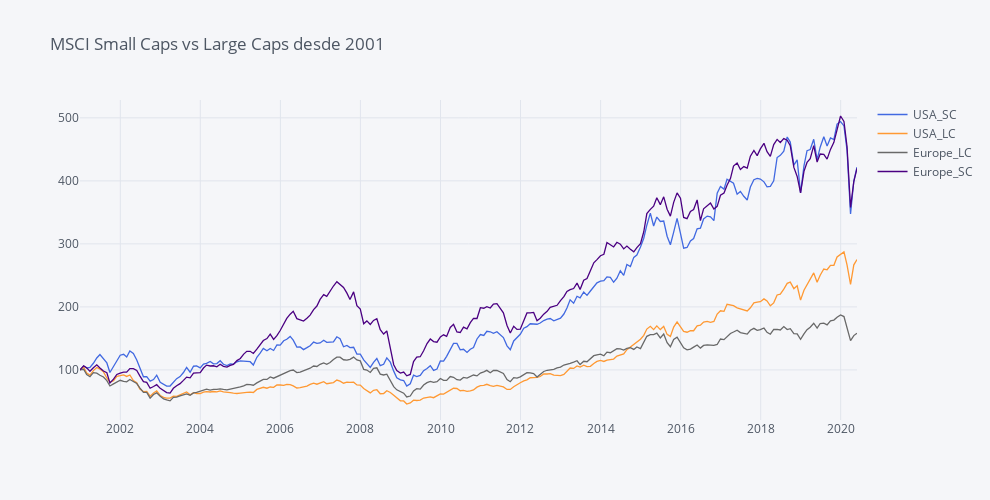

Notebook code cell kept with this figure:
### Code cell
fundos.iplot(dimensions=pa.dimensions, title='MSCI Small Caps vs Large Caps desde 2001', color=['royalblue', 'orange', 'dimgrey', 'indigo'])

### Figure 1 — Plotly figure (JSON) as saved in the notebook; plotly's stock layout.template omitted (floating-point values rounded to 4 significant figures; data arrays with more than 128 entries replaced by an {"elided": "..."} marker saying what was removed)
{"data": [{"line": {"color": "rgba(65, 105, 225, 1.0)", "dash": "solid", "shape": "linear", "width": 1.3}, "mode": "lines", "name": "USA_SC", "text": "", "type": "scatter", "x": {"elided": "234 str values"}, "y": {"elided": "234 float values"}}, {"line": {"color": "rgba(255, 153, 51, 1.0)", "dash": "solid", "shape": "linear", "width": 1.3}, "mode": "lines", "name": "USA_LC", "text": "", "type": "scatter", "x": {"elided": "234 str values"}, "y": {"elided": "234 float values"}}, {"line": {"color": "rgba(105, 105, 105, 1.0)", "dash": "solid", "shape": "linear", "width": 1.3}, "mode": "lines", "name": "Europe_LC", "text": "", "type": "scatter", "x": {"elided": "234 str values"}, "y": {"elided": "234 float values"}}, {"line": {"color": "rgba(75, 0, 130, 1.0)", "dash": "solid", "shape": "linear", "width": 1.3}, "mode": "lines", "name": "Europe_SC", "text": "", "type": "scatter", "x": {"elided": "234 str values"}, "y": {"elided": "234 float values"}}], "layout": {"height": 500, "legend": {"bgcolor": "#F5F6F9", "font": {"color": "#4D5663"}}, "paper_bgcolor": "#F5F6F9", "plot_bgcolor": "#F5F6F9", "title": {"font": {"color": "#4D5663"}, "text": "MSCI Small Caps vs Large Caps desde 2001"}, "width": 990, "xaxis": {"autorange": true, "gridcolor": "#E1E5ED", "range": ["2000-12-29", "2020-05-29"], "showgrid": true, "tickfont": {"color": "#4D5663"}, "title": {"font": {"color": "#4D5663"}, "text": ""}, "type": "date", "zerolinecolor": "#E1E5ED"}, "yaxis": {"autorange": true, "gridcolor": "#E1E5ED", "range": [20.57, 528.3], "showgrid": true, "tickfont": {"color": "#4D5663"}, "title": {"font": {"color": "#4D5663"}, "text": ""}, "type": "linear", "zerolinecolor": "#E1E5ED"}}}
